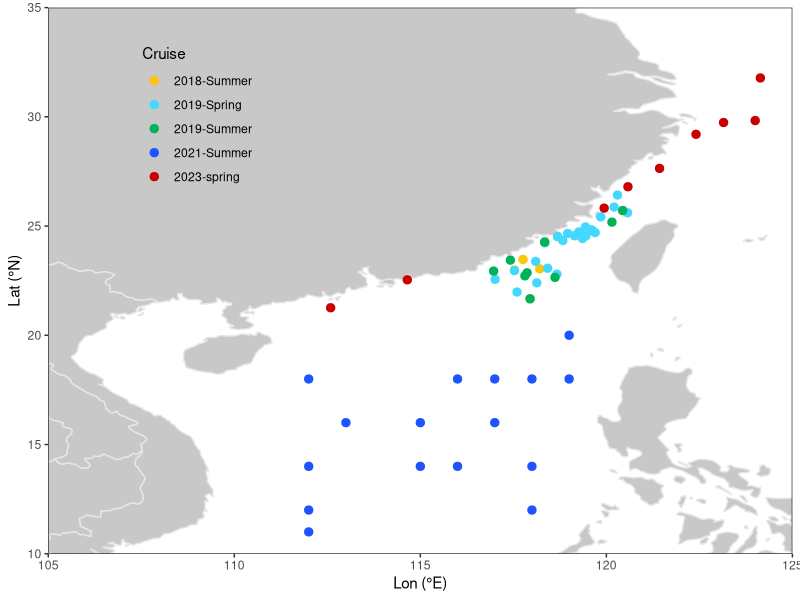
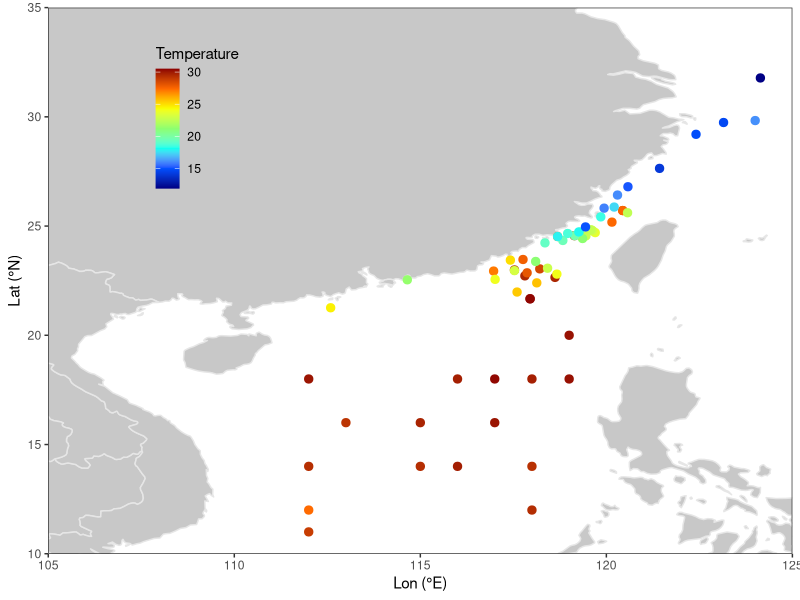
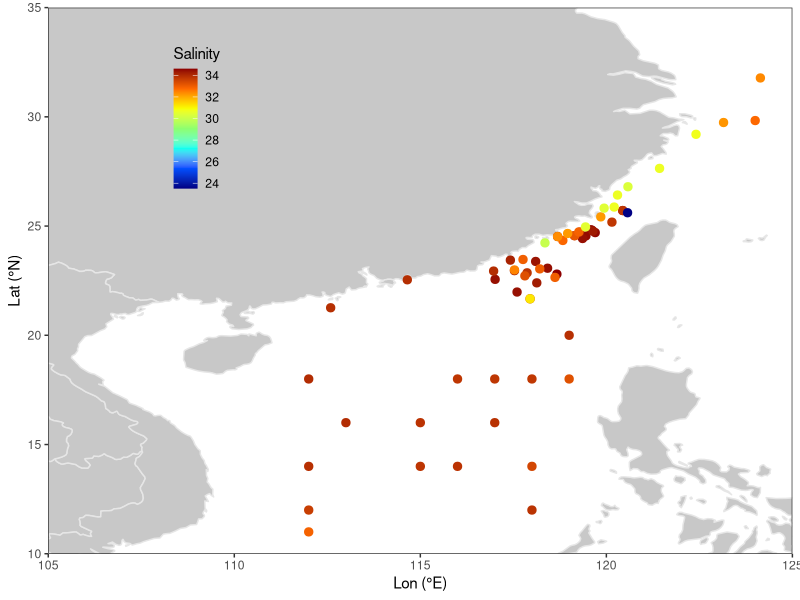
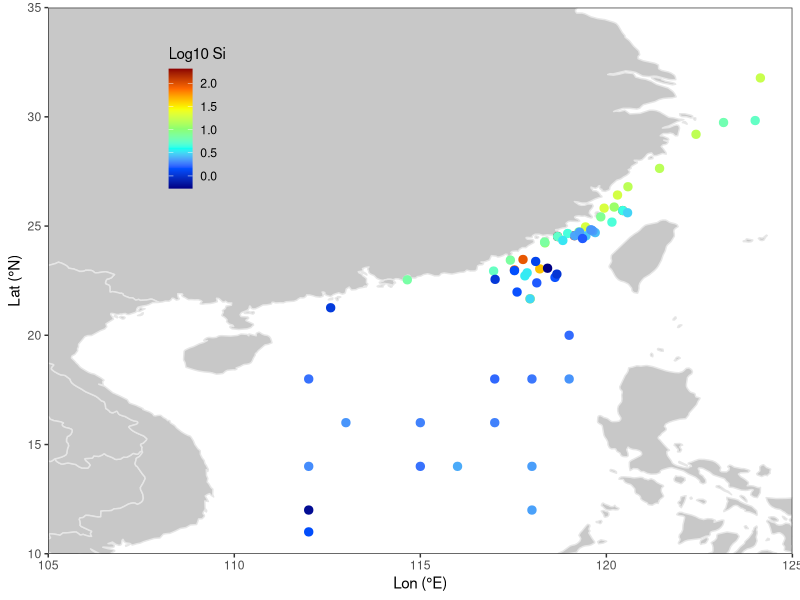
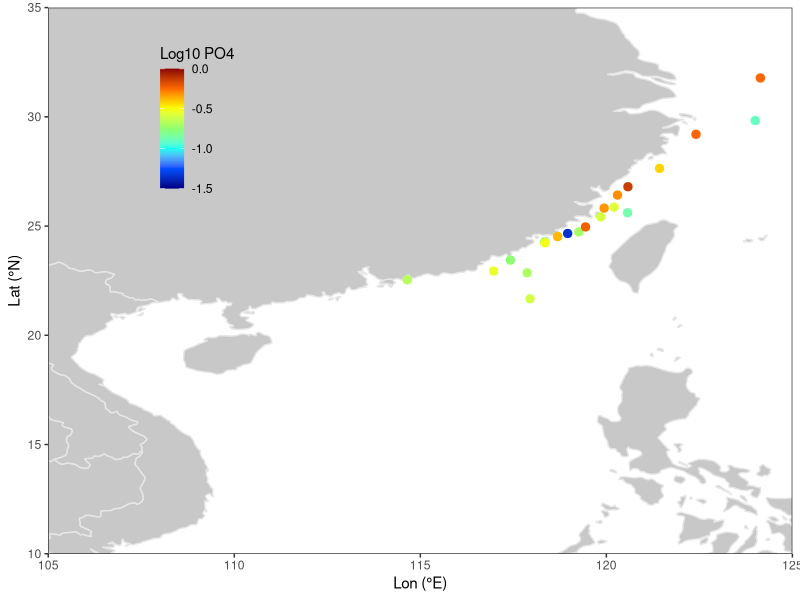
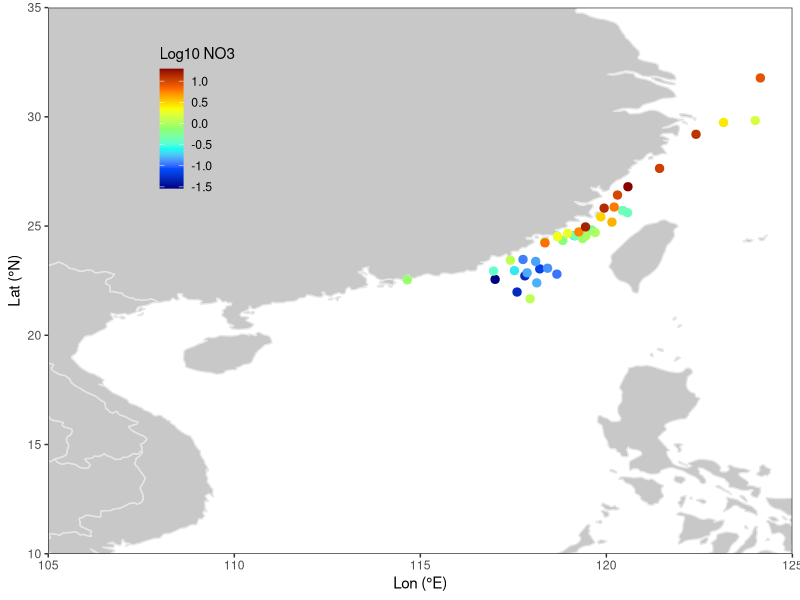
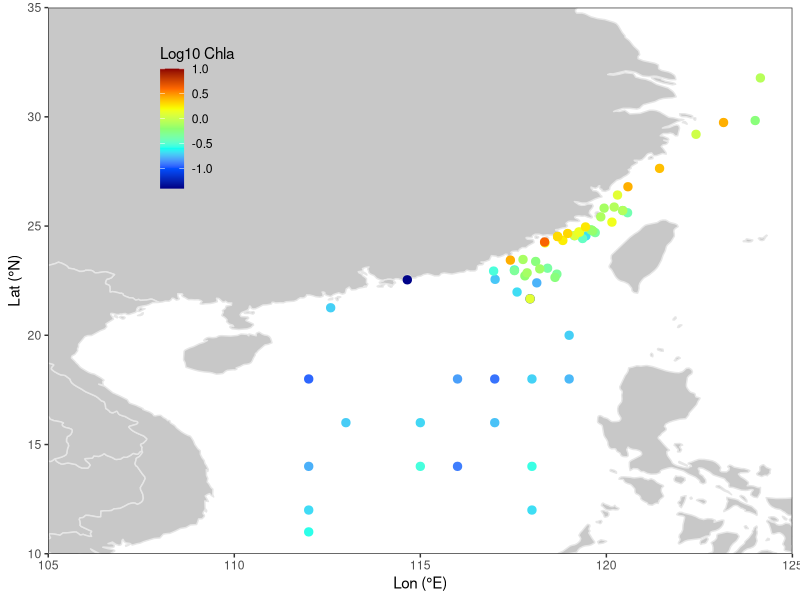
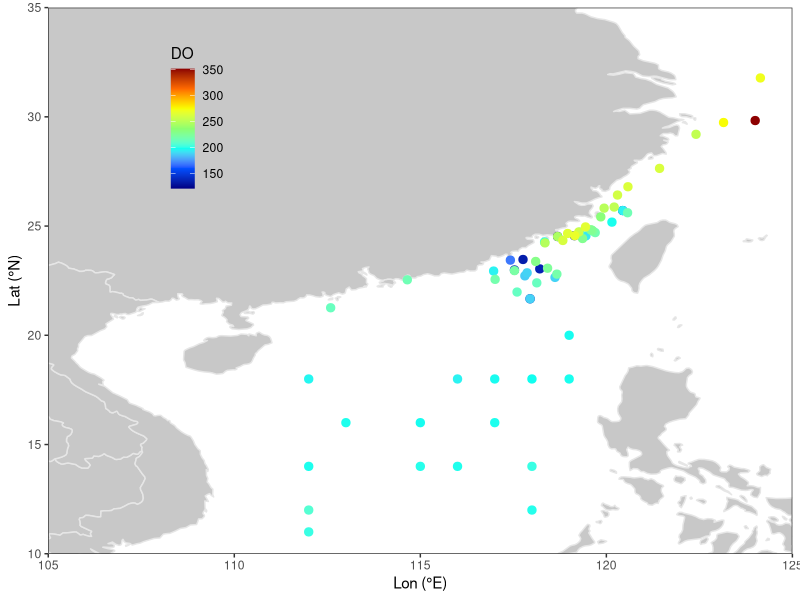

R code for these plots, in order:
#### Surface distributions of environmental parameters measured at stations during five cruises from 2018 to 2023

library(reshape2)
library(doBy)
library(ggplot2)


# Map the marginal sea of the Northwest Pacific
dat <- read.csv('../data/field_sampling.csv')

map <- map_data('world')
map <- subset(map, long > 95 & long < 135)
map <- subset(map, lat > 0 & lat < 45)

p <- ggplot() +
geom_polygon(data = map, aes(x = long, y = lat, group = group), color = '#e6e6e6', fill = '#c8c8c8') +
theme_bw() +
theme(panel.grid = element_blank(), 
	legend.position = c(0.2, 0.8), 
	legend.background = element_blank(), 
	legend.key = element_blank()) +
coord_cartesian(xlim = c(105, 125),  ylim = c(10, 35)) +
scale_x_continuous(breaks = seq(105, 125, 5), expand = c(0, 0)) +
scale_y_continuous(breaks = seq(10, 35, 5), expand = c(0, 0))


# Cruises and stations (Fig. S1a)
p +
geom_point(data = dat, size = 2.5, aes(x = Lon, y = Lat, color = Cruise)) +
scale_color_manual(values = c('#ffc408', '#43d8ff', '#00b358', '#1d54ff', '#ca0000')) +
labs(x = 'Lon (°E)', y = 'Lat (°N)', color = 'Cruise')


# Temperature (°C) (Fig. S1b)
dat_Temperature <- na.omit(dat[c('Lon', 'Lat', 'Temperature')])
dat_Temperature <- dat_Temperature[order(dat_Temperature$Temperature, decreasing = TRUE), ]

p +
geom_point(data = dat_Temperature, size = 2.5, aes(x = Lon, y = Lat, color = Temperature)) +
scale_color_gradientn(colors = c('#000084', '#004FFF', '#0EFFF0', '#8DFF70', '#F8FF05', '#FF6900', '#8D0000')) +
labs(x = 'Lon (°E)', y = 'Lat (°N)', color = 'Temperature')


# Salinity (Fig. S1c)
dat_Salinity <- na.omit(dat[c('Lon', 'Lat', 'Salinity')])
dat_Salinity <- dat_Salinity[order(dat_Salinity$Salinity, decreasing = TRUE), ]

p +
geom_point(data = dat_Salinity, size = 2.5, aes(x = Lon, y = Lat, color = Salinity)) +
scale_color_gradientn(colors = c('#000084', '#004FFF', '#0EFFF0', '#8DFF70', '#F8FF05', '#FF6900', '#8D0000')) +
labs(x = 'Lon (°E)', y = 'Lat (°N)', color = 'Salinity')


# Silicate (SiO43−, μmol L−1) (Fig. S1d)
dat_Si <- na.omit(dat[c('Lon', 'Lat', 'Si')])
dat_Si <- dat_Si[order(dat_Si$Si, decreasing = TRUE), ]
dat_Si$Si <- log10(dat_Si$Si)

p +
geom_point(data = dat_Si, size = 2.5, aes(x = Lon, y = Lat, color = Si)) +
scale_color_gradientn(colors = c('#000084', '#004FFF', '#0EFFF0', '#8DFF70', '#F8FF05', '#FF6900', '#8D0000')) +
labs(x = 'Lon (°E)', y = 'Lat (°N)', color = 'Log10 Si')


# Phosphate (PO43−, μmol L−1) (Fig. S1e)
dat_PO4 <- na.omit(dat[c('Lon', 'Lat', 'PO4')])
dat_PO4 <- dat_PO4[order(dat_PO4$PO4, decreasing = FALSE), ]
dat_PO4$PO4 <- log10(dat_PO4$PO4)

p +
geom_point(data = dat_PO4, size = 2.5, aes(x = Lon, y = Lat, color = PO4)) +
scale_color_gradientn(colors = c('#000084', '#004FFF', '#0EFFF0', '#8DFF70', '#F8FF05', '#FF6900', '#8D0000'), limits = c(-1.5, 0)) +
labs(x = 'Lon (°E)', y = 'Lat (°N)', color = 'Log10 PO4')


# Nitrate (NO3−, μmol L−1) (Fig. S1f)
dat_NO3 <- na.omit(dat[c('Lon', 'Lat', 'NO3')])
dat_NO3 <- dat_NO3[order(dat_NO3$NO3, decreasing = FALSE), ]
dat_NO3$NO3 <- log10(dat_NO3$NO3)

p +
geom_point(data = dat_NO3, size = 2.5, aes(x = Lon, y = Lat, color = NO3)) +
scale_color_gradientn(colors = c('#000084', '#004FFF', '#0EFFF0', '#8DFF70', '#F8FF05', '#FF6900', '#8D0000')) +
labs(x = 'Lon (°E)', y = 'Lat (°N)', color = 'Log10 NO3')


# Chlorophyll-a concentrations (Chl-a, mg m−3) (Fig. S1g)
dat_Chla <- na.omit(dat[c('Lon', 'Lat', 'Chla')])
dat_Chla <- dat_Chla[order(dat_Chla$Chla, decreasing = FALSE), ]
dat_Chla$Chla <- log10(dat_Chla$Chla)

p +
geom_point(data = dat_Chla, size = 2.5, aes(x = Lon, y = Lat, color = Chla)) +
scale_color_gradientn(colors = c('#000084', '#004FFF', '#0EFFF0', '#8DFF70', '#F8FF05', '#FF6900', '#8D0000'), limits = c(-1.4, 1)) +
labs(x = 'Lon (°E)', y = 'Lat (°N)', color = 'Log10 Chla')


# Dissolved oxygen (DO, μmol L−1) (Fig. S1h)
dat_DO <- na.omit(dat[c('Lon', 'Lat', 'DO')])
dat_DO <- dat_DO[order(dat_DO$DO, decreasing = FALSE), ]

p +
geom_point(data = dat_DO, size = 2.5, aes(x = Lon, y = Lat, color = DO)) +
scale_color_gradientn(colors = c('#000084', '#004FFF', '#0EFFF0', '#8DFF70', '#F8FF05', '#FF6900', '#8D0000')) +
labs(x = 'Lon (°E)', y = 'Lat (°N)', color = 'DO')

